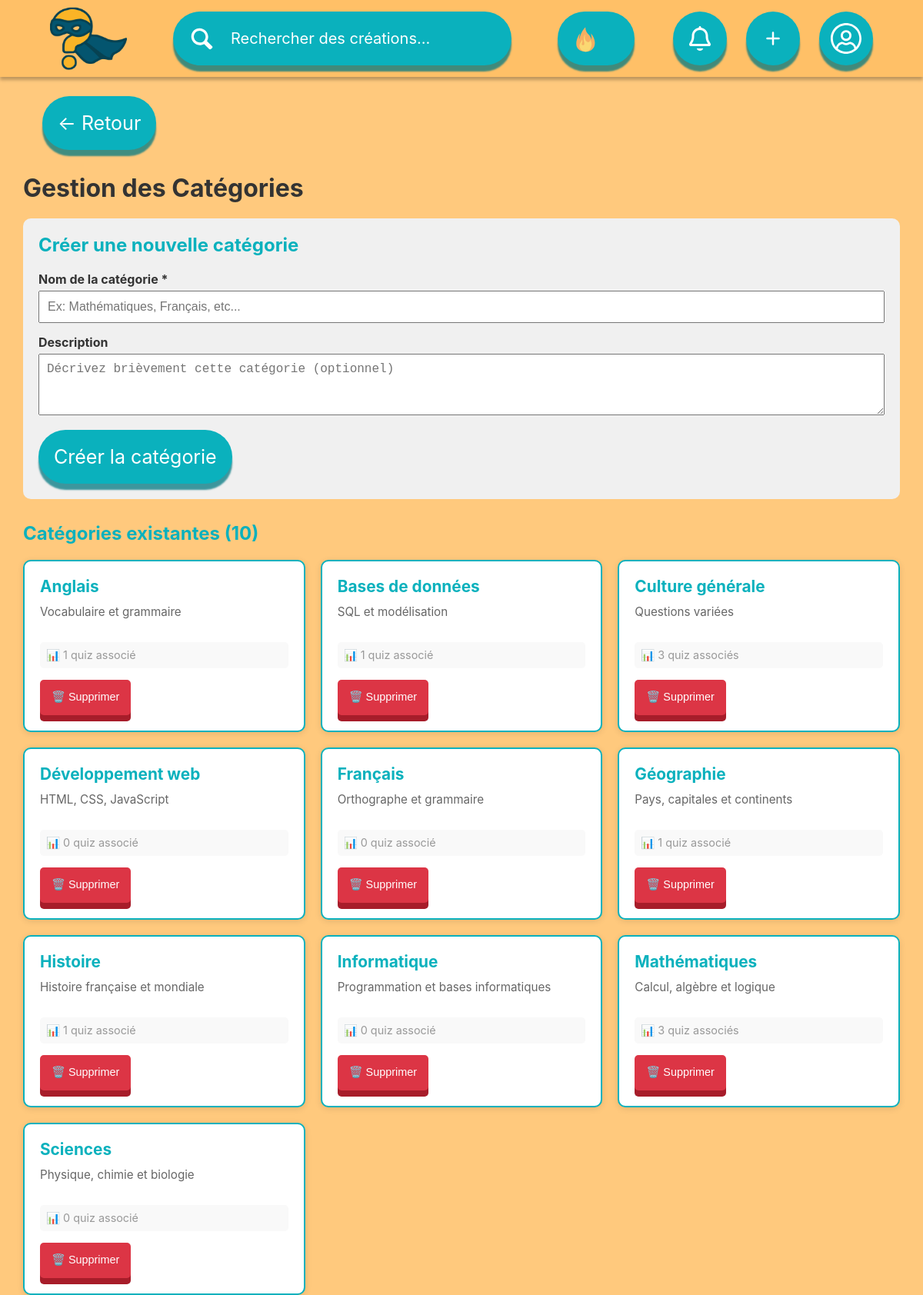
The app's page /?page=Categorie (signed in) with its own data.
### tables this page shows
CREATE TABLE categories(
                id INTEGER PRIMARY KEY AUTOINCREMENT,
                categorieName TEXT NOT NULL,
                description TEXT,
                UNIQUE(categorieName)
            );

### src/controllers/CategorieController.php (called while the page is built, shortened)
<?php
    require_once ROOT . '/src/models/CategorieModel.php';
    class CategorieController {
        public function index() {
            $db = getDbConnection();
            $this->model = new CategorieModel($db);
            $categories = $this->model->getAllCategories();
            require ROOT . '/src/views/CRUD/CRUDcategories.php';
        }
    }
?>

### src/models/CategorieModel.php (called while the page is built, shortened)
<?php
class CategorieModel
{
    private $db;
    public function __construct($db)
    {
        $this->db = $db;
    }
    public function getAllCategories(): mixed
    {
        try {
            $sql = $this->db->prepare("SELECT id, categorieName, description FROM categories ORDER BY categorieName ASC;");
            $sql->execute();
            $categories = $sql->fetchAll(PDO::FETCH_ASSOC);
            return $categories;
        } catch (PDOException $e) {
            die("Fetching all categories failed: " . $e->getMessage());
        } catch (Exception $e) {
            die("Error: " . $e->getMessage());
        }
    }
}

### src/views/CRUD/CRUDcategories.php (the view, shortened to what this page needs)
<!DOCTYPE html>
<html lang="fr">
<?php
require_once '../src/views/partials/header.php';
?>
<head>
    <?php
    echo "<link rel='stylesheet' href='./assets/style/CRUDrecherche.css'>";
    echo "<link rel='stylesheet' href='./assets/style/global.css'>";
    echo "<link rel='stylesheet' href='./assets/style/categories.css'>";
    ?>
</head>
<body>
    <div class="catalogue">
        <div class="button" style="margin : 25px" onclick="history.back()">
            <span></span>
            <p>← Retour</p>
        </div>
        <h1 class="page-title">Gestion des Catégories</h1>
        <div class="add-category-form">
            <h2 style="margin-top: 0; color: #0AB1BD;">Créer une nouvelle catégorie</h2>
            <form method="POST" action="?page=Categorie">
                <div class="form-group">
                    <label for="categorieName">Nom de la catégorie *</label>
                    <input type="text" id="categorieName" name="categorieName" required
                        placeholder="Ex: Mathématiques, Français, etc...">
                </div>
                <div class="form-group">
                    <label for="description">Description</label>
                    <textarea id="description" name="description"
                        placeholder="Décrivez brièvement cette catégorie (optionnel)"></textarea>
                </div>
                <div class="form-buttons">
                    <div class="button" type="submit">
                        <span></span>
                        <p>Créer la catégorie</p>
                    </div>
                </div>
            </form>
        </div>
        <h2 style="color: #0AB1BD; margin-top: 30px;">Catégories existantes (<?= count($categories) ?>)</h2>
        <?php if (empty($categories)): ?>
            <div class="no-categories">
                <p>Aucune catégorie trouvée. Créez la première ci-dessus !</p>
            </div>
        <?php else: ?>
            <div class="categories-list">
                <?php foreach ($categories as $category): ?>
                    <div class="category-card">
                        <div class="category-name"><?= htmlspecialchars($category['categorieName']) ?></div>
                        <?php if (!empty($category['description'])): ?>
                            <div class="category-description">
                                <?= htmlspecialchars($category['description']) ?>
                            </div>
                        <?php else: ?>
                            <div class="category-description" style="color: #ccc;">
                                <em>Pas de description</em>
                            </div>
                        <?php endif; ?>
                        <div class="category-stats">
                            📊 <?= $category['quizCount'] ?> quiz associé<?= $category['quizCount'] > 1 ? 's' : '' ?>
                        </div>
                        <div class="category-actions">
                            <form method="POST" action="?page=Categorie" style="flex: 1;">
                                <button type="submit" class="btn-delete"
                                    onclick="return confirm('Êtes-vous sûr de vouloir supprimer cette catégorie ? Les quiz associés conserveront les autres catégories.');">
                                    🗑️ Supprimer
                                </button>
                            </form>
                        </div>
                    </div>
                <?php endforeach; ?>
            </div>
        <?php endif; ?>
    </div>
</body>
</html>

### public/assets/style/global.css (style rules this page uses)
body { font-family: 'Inter', sans-serif; background-color: #ffc97d; margin: 0; }
.button { all: unset; }
.button, .searchbar, .input, .flatinput, .textarea { display: flex; position: relative; align-items: center; padding: 20px; justify-content: flex-start; gap: 20px; width: max-content; height: max-content; }
.button > span, .searchbar > span, .input > span, .flatinput > span, .textarea > span { position: absolute; inset: 0; background: #0ab1bd; border-radius: calc(infinity * 1px); cursor: pointer; z-index: 0; box-shadow: 0px 8px 2px #007881bf; transition: background ease-out 0.2s; }
.button > p { text-align: center; }
.button > p, .searchbar > p { font-size: min(2.5vw, 25px); color: #fff; margin: 0; z-index: 1; user-select: none; pointer-events: none; transition: color ease-out 0.2s; }
@media (min-width: 601px) and (max-width: 1350px) { h1 { font-size: 3.5vw; margin-bottom: 0px; } }

### public/assets/style/CRUDrecherche.css (style rules this page uses)
.catalogue { padding-left: 30px; padding-right: 30px; }
.catalogue button { background-color: #0AB1BD; border-radius: 50px; color: white; border: none; padding: 14px 24px; font-size: 1.05rem; line-height: 1.2; min-height: 46px; outline: none; box-shadow: 0 8px 0 #087b86; -webkit-appearance: none; -moz-appearance: none; appearance: none; display: inline-block; vertical-align: middle; }
.catalogue button::placeholder { color: white; opacity: 0.8; }

### public/assets/style/categories.css (style rules this page uses)
.add-category-form { background-color: #f0f0f0; padding: 20px; border-radius: 10px; margin-bottom: 20px; }
.form-group { margin-bottom: 15px; }
.form-group label { display: block; margin-bottom: 5px; font-weight: bold; color: #333; }
.form-group input, .form-group textarea { width: 100%; padding: 10px; font-size: 1rem; box-sizing: border-box; }
.form-group textarea { resize: vertical; min-height: 80px; }
.form-buttons { display: flex; gap: 10px; }
.categories-list { display: grid; grid-template-columns: repeat(auto-fill, minmax(300px, 1fr)); gap: 20px; }
.category-card { background-color: white; border: 2px solid #0AB1BD; border-radius: 10px; padding: 20px; box-shadow: 0 2px 8px rgba(0, 0, 0, 0.1); transition: transform 0.2s, box-shadow 0.2s; }
.category-name { font-size: 1.3rem; font-weight: bold; color: #0AB1BD; margin-bottom: 10px; word-break: break-word; }
.category-description { color: #666; font-size: 0.95rem; margin-bottom: 10px; line-height: 1.4; min-height: 40px; }
.category-stats { font-size: 0.9rem; color: #999; margin-bottom: 15px; padding: 8px; background-color: #f9f9f9; border-radius: 5px; }
.category-actions { display: flex; gap: 10px; justify-content: space-between; }
.catalogue .btn-delete { background-color: #dc3545; color: white; border: none; padding: 8px 15px; border-radius: 5px; cursor: pointer; font-size: 0.9rem; box-shadow: 0 8px 0 #a71d2a; flex: 1; }
.page-title { font-size: 2rem; color: #333; margin: 30px 0 20px 0; }

### records on screen
categories: categorieName "Anglais", description "Vocabulaire et grammaire", quizCount "1"
categories: categorieName "Bases de données", description "SQL et modélisation", quizCount "1"
categories: categorieName "Culture générale", description "Questions variées", quizCount "3"
categories: categorieName "Développement web", description "HTML, CSS, JavaScript", quizCount "0"
categories: categorieName "Français", description "Orthographe et grammaire", quizCount "0"
categories: categorieName "Géographie", description "Pays, capitales et continents", quizCount "1"
categories: categorieName "Histoire", description "Histoire française et mondiale", quizCount "1"
categories: categorieName "Informatique", description "Programmation et bases informatiques", quizCount "0"
categories: categorieName "Mathématiques", description "Calcul, algèbre et logique", quizCount "3"
categories: categorieName "Sciences", description "Physique, chimie et biologie", quizCount "0"

### other values on screen
count($categories) "10"
